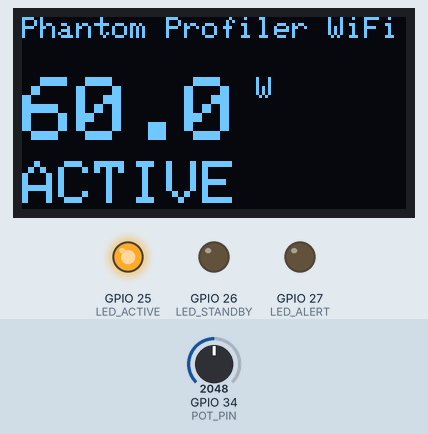
This sketch was run on a simulated ESP32. Shown: 128×64 one-colour display, output pins drawn as LEDs (lit = HIGH). Inputs (shaded band) come from the test bench; at power-on: GPIO 34 (POT_PIN) = 2048 (analog values on the 0–4095 scale). WiFi joins after 1.5 s; servers stay silent unless stated; uploads are accepted with an empty reply; what the sketch prints to the serial monitor is not drawn.

Above: at 2.7 s.
2.8 s: GPIO 34 (POT_PIN) set to 562
At 3.5 s:
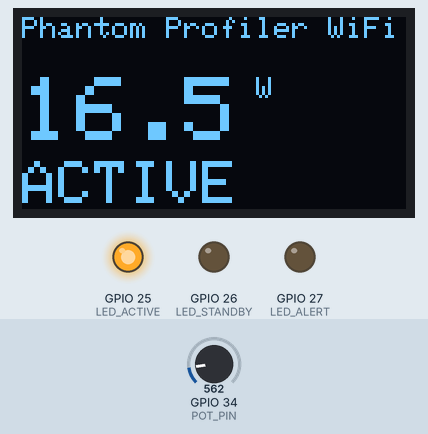
4.4 s: GPIO 34 (POT_PIN) set to 476
At 4.9 s:
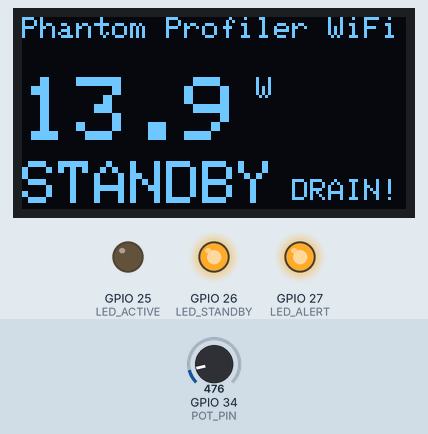
6.0 s: GPIO 34 (POT_PIN) set to 74
At 7.2 s:
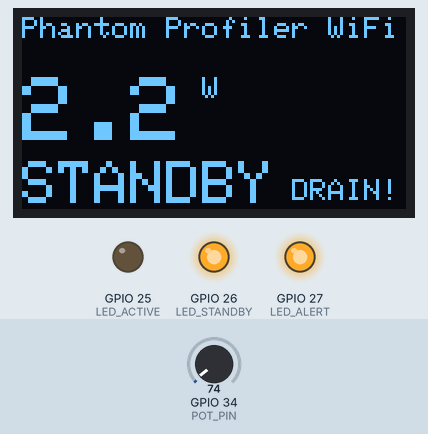
7.5 s: GPIO 34 (POT_PIN) set to 65
At 8.5 s:
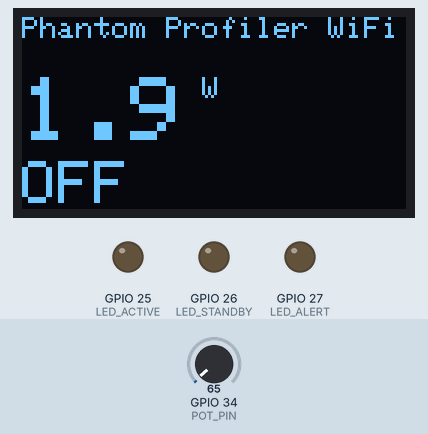
9.1 s: GPIO 34 (POT_PIN) set to 0
At 9.9 s:
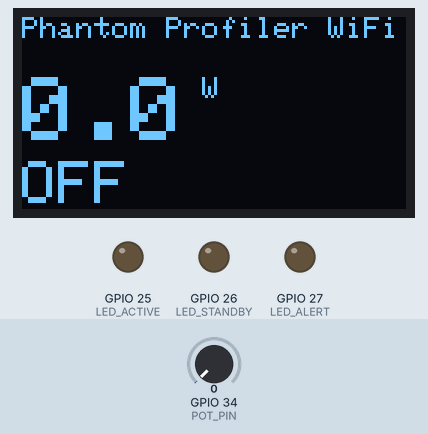
10.7 s: GPIO 34 (POT_PIN) set to 160
At 11.2 s:
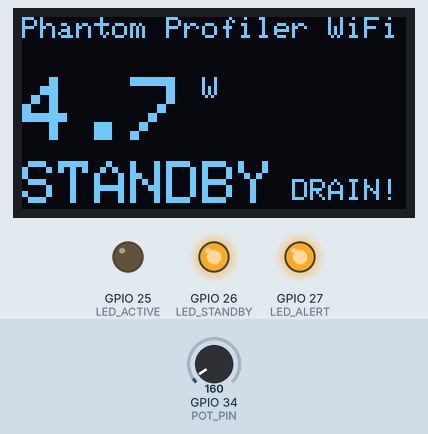
Timing chart, 0 to 13.3 s (numbered marks = the images above; inputs shaded):
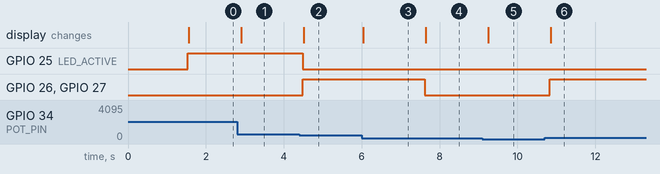

The sketch:

phantom_profiler.ino
```cpp
/*
 * Phantom Drain Appliance Profiler - ESP32 firmware (Arduino core)
 *
 * Wiring (ESP32 DevKit WROOM-32):
 *   OLED SSD1306 0.96" I2C : SDA -> GPIO21, SCL -> GPIO22, VCC -> 3V3, GND -> GND
 *   10K potentiometer      : middle pin -> GPIO34, outer pins -> 3V3 and GND
 *   Green LED (active)     : GPIO25 -> 220R -> LED -> GND
 *   Amber LED (standby)    : GPIO26 -> 220R -> LED -> GND
 *   Red LED (phantom alert): GPIO27 -> 220R -> LED -> GND
 *
 * The potentiometer simulates the power level that a current clamp (e.g. SCT-013
 * on ADC1) would report. To use a real sensor, replace readPowerW().
 *
 * Libraries: Adafruit SSD1306, Adafruit GFX (Library Manager).
 */
#include <WiFi.h>
#include <HTTPClient.h>
#include <Wire.h>
#include <Adafruit_GFX.h>
#include <Adafruit_SSD1306.h>

const char* WIFI_SSID = "YOUR_WIFI";
const char* WIFI_PASS = "YOUR_PASSWORD";
// IP of the computer running the FastAPI backend
const char* SERVER_URL = "http://192.168.1.10:8000/api/readings";
const char* APPLIANCE = "ESP32 Prototype";

const int POT_PIN = 34, LED_ACTIVE = 25, LED_STANDBY = 26, LED_ALERT = 27;
const float MAX_W = 120.0;     // potentiometer full scale
const float OFF_W = 2.0;       // same thresholds as the backend
const float ACTIVE_W = 15.0;
const unsigned long PERIOD_MS = 2000;

Adafruit_SSD1306 oled(128, 64, &Wire, -1);
unsigned long lastSend = 0;

float readPowerW() {
  long sum = 0;
  for (int i = 0; i < 16; i++) sum += analogRead(POT_PIN);   // average to reduce noise
  return (sum / 16.0) / 4095.0 * MAX_W;
}

const char* classify(float w) {
  if (w < OFF_W) return "OFF";
  if (w < ACTIVE_W) return "STANDBY";
  return "ACTIVE";
}

void show(float w, const char* st, bool online) {
  oled.clearDisplay();
  oled.setTextColor(SSD1306_WHITE);
  oled.setTextSize(1);
  oled.setCursor(0, 0);
  oled.print("Phantom Profiler ");
  oled.print(online ? "WiFi" : "----");
  oled.setTextSize(3);
  oled.setCursor(0, 20);
  oled.print(w, 1);
  oled.setTextSize(1);
  oled.print(" W");
  oled.setTextSize(2);
  oled.setCursor(0, 48);
  oled.print(st);
  if (strcmp(st, "STANDBY") == 0) {
    oled.setTextSize(1);
    oled.setCursor(90, 54);
    oled.print("DRAIN!");
  }
  oled.display();
}

void setup() {
  Serial.begin(115200);
  pinMode(LED_ACTIVE, OUTPUT);
  pinMode(LED_STANDBY, OUTPUT);
  pinMode(LED_ALERT, OUTPUT);
  analogReadResolution(12);
  Wire.begin(21, 22);
  if (!oled.begin(SSD1306_SWITCHCAPVCC, 0x3C)) Serial.println("OLED not found");
  WiFi.begin(WIFI_SSID, WIFI_PASS);
  unsigned long t = millis();
  while (WiFi.status() != WL_CONNECTED && millis() - t < 15000) delay(250);
}

void loop() {
  float w = readPowerW();
  const char* st = classify(w);
  bool standby = strcmp(st, "STANDBY") == 0;

  digitalWrite(LED_ACTIVE, strcmp(st, "ACTIVE") == 0);
  digitalWrite(LED_STANDBY, standby);
  digitalWrite(LED_ALERT, standby);
  show(w, st, WiFi.status() == WL_CONNECTED);

  if (millis() - lastSend >= PERIOD_MS) {
    lastSend = millis();
    if (WiFi.status() == WL_CONNECTED) {
      HTTPClient http;
      http.begin(SERVER_URL);
      http.addHeader("Content-Type", "application/json");
      String body = String("{\"appliance\":\"") + APPLIANCE + "\",\"power_w\":" + String(w, 2) + "}";
      int code = http.POST(body);
      Serial.printf("%.2f W %s -> HTTP %d\n", w, st, code);
      http.end();
    } else {
      WiFi.reconnect();
    }
  }
  delay(100);
}
```

Measured:
- the behaviour switches between 512 and 511 on GPIO 34 (POT_PIN) (found by bisection; images 1 and 2)
- the behaviour switches between 69 and 68 on GPIO 34 (POT_PIN) (found by bisection; images 3 and 4)
- after the input at 2.8 s, the display: changes after 0.11 s (image 1)
- after the input at 4.4 s, GPIO 25 (LED_ACTIVE): HIGH → LOW after 0.09 s; GPIO 26 (LED_STANDBY), GPIO 27 (LED_ALERT): LOW → HIGH after 0.09 s; the display: changes after 0.11 s (image 2)
- after the input at 6.0 s, the display: changes at once (image 3)
- after the input at 7.5 s, GPIO 26 (LED_STANDBY), GPIO 27 (LED_ALERT): HIGH → LOW after 0.12 s; the display: changes after 0.15 s (image 4)
- after the input at 9.1 s, the display: changes after 0.15 s (image 5)
- after the input at 10.7 s, GPIO 26 (LED_STANDBY), GPIO 27 (LED_ALERT): LOW → HIGH after 0.13 s; the display: changes after 0.15 s (image 6)
